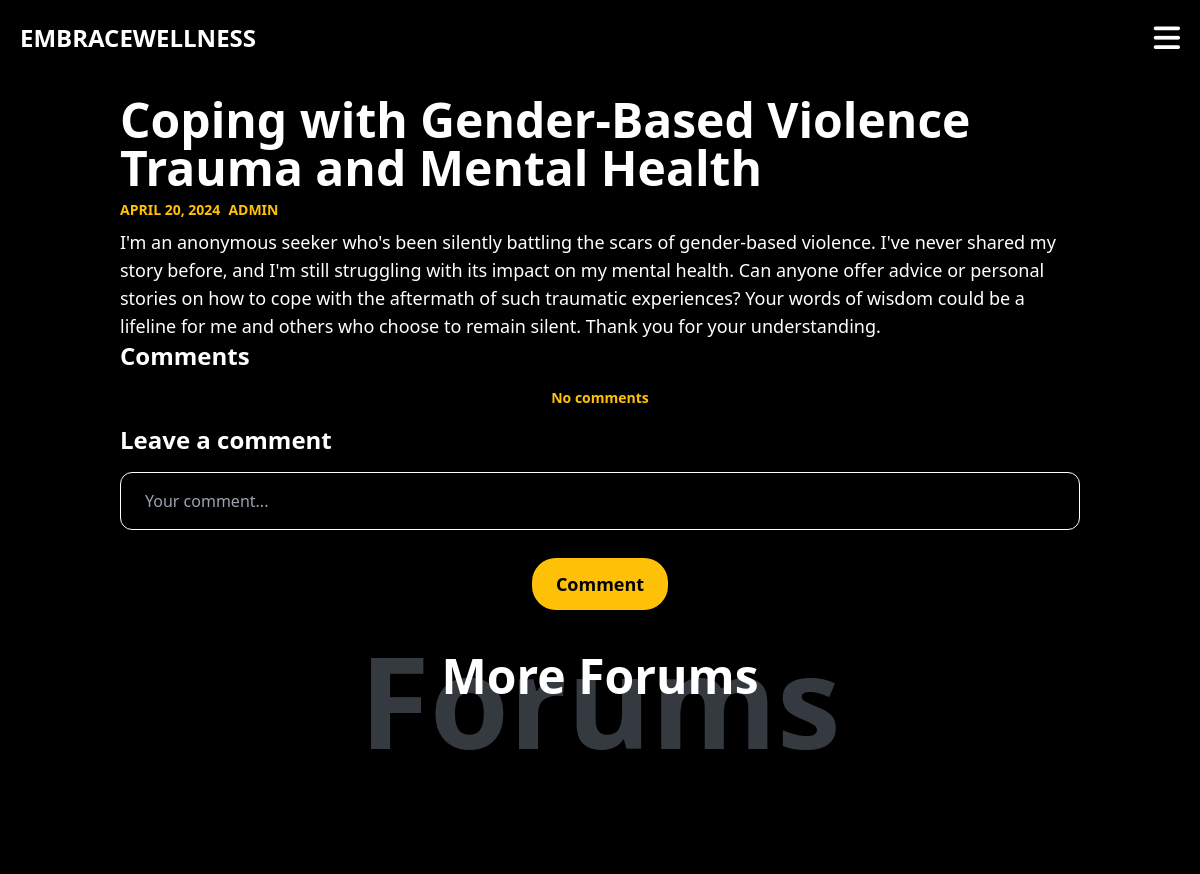
Before: /forum/detail/2/ (upper part) with the older database file.
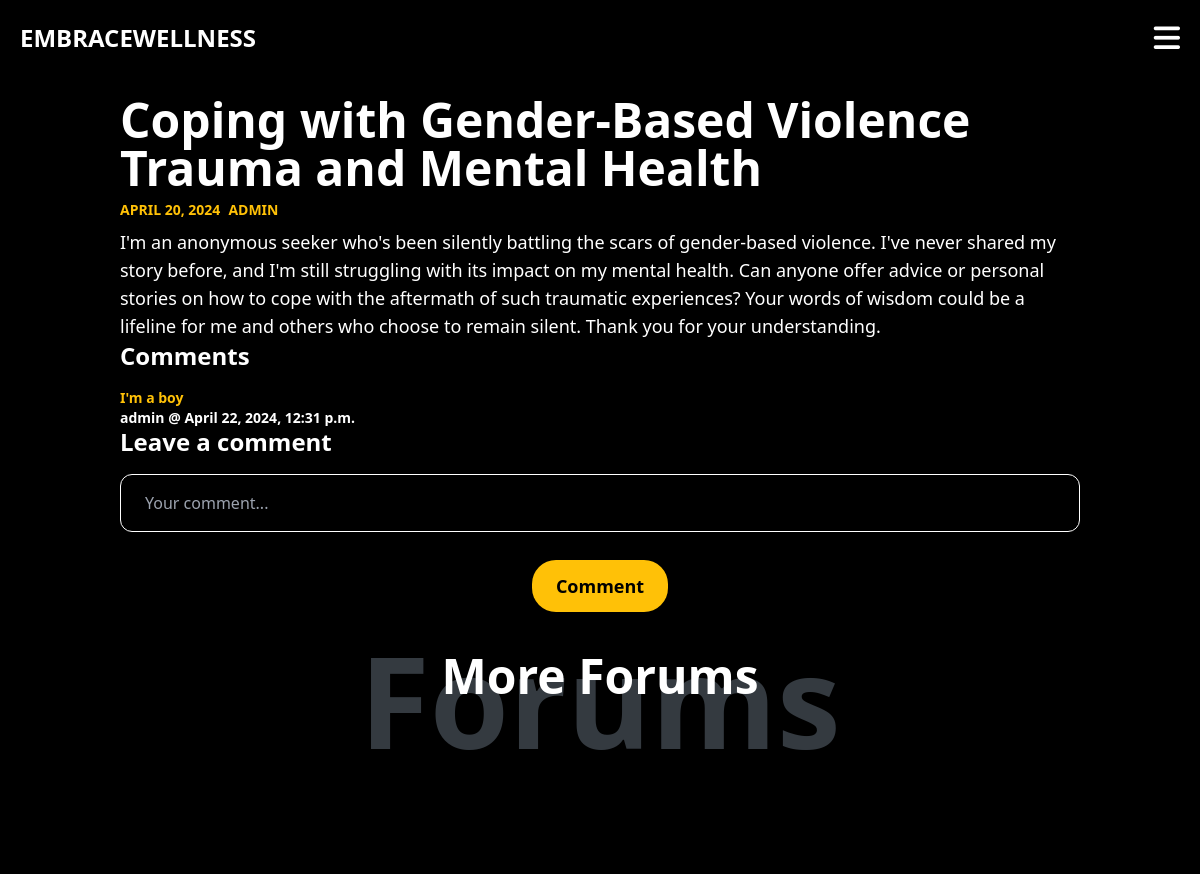
After: the same page with the newer database file.
### forum/models.py (models this page shows, shortened)
class Comment(models.Model):
    forum = models.ForeignKey(Forum, related_name='comments', on_delete=models.CASCADE)
    comment = models.TextField(max_length=500)
    author = models.ForeignKey(User, related_name='comments', on_delete=models.CASCADE)
    created_at = models.DateTimeField(auto_now_add=True, null=True, blank=True)
    modified_at = models.TimeField(auto_now=True, null=True, blank=True)

### forum/views.py (the view)
# urls.py: path('detail/<int:pk>/', views.detail, name='detail')
def detail(request, pk):
    forum = get_object_or_404(models.Forum, pk=pk)
    comments = forum.comments.all()
    form = CommentForm()
    more_forums = models.Forum.objects.all().exclude(pk=pk)[0:3]
    if request.method == "POST":
        form = CommentForm(request.POST)
        if form.is_valid():
            new_comment = form.save(commit=False)
            new_comment.author = request.user
            new_comment.forum = forum
            new_comment.save()
            return redirect(f"/forum/detail/{pk}")
    else:
        form = CommentForm()
    return render(request, 'forum/detail.html', {
        "forum": forum,
        "form": form,
        "comments": comments,
        "more_forums": more_forums
    })

### forum/forms.py
class CommentForm(forms.ModelForm):
    class Meta:
        model = Comment
        fields = ('comment',)
    comment = forms.CharField(widget=forms.TextInput(attrs={
        'placeholder': 'Your comment...',
        'class': "px-6 py-4 my-4 border border-white bg-black text-white rounded-xl w-full "
    }))

### forum/templates/forum/detail.html (shortened to what this page needs)
{% extends 'core/index.html' %}
{% block content %}
<div class="pt-[6rem] flex w-full justify-center flex-col items-center">
    <div class=" w-4/5  flex-col flex justify-center  items-start">
        <h2 class="sm:text-5xl text-4xl font-bold z-[2]">{{ forum.title }}</h2>
        <p class="my-2 text-mustard uppercase font-semibold flex flex-row justify-center items-start space-x-2 text-sm ">
            <span>
                {{ forum.created_at }}
            </span>
            <span>
                {{ forum.created_by }}
            </span>
        </p>
        <p class="text-lg">{{ forum.content }}</p>
    </div>
    <div class="w-4/5 h-[17rem] flex xl:flex-row flex-col">
        <div class="xl:w-1/2 w-full overflow-auto">
            <h2 class="sm:text-2xl text-xl font-bold z-[2] text-white">Comments</h2>
            {% if comments %}
                {% for comment in comments %}
                <div class="text-mustard text-sm my-4 font-semibold flex flex-col justify-center items-start">
                    <p> {{ comment.comment }}</p>
                    <p class="text-white">{{ comment.author }} @ {{ comment.created_at }}</p>
                </div>
                {% endfor %}
            {% else %}
                <div class="text-mustard text-sm my-4 font-semibold flex flex-col justify-center items-center">
                    <p>No comments</p>
                </div>
            {% endif %}
        </div>
        <div class="bg-black xl:w-1/2  w-full text-black flex flex-col items-start">
            <h2 class="sm:text-2xl text-xl font-bold z-[2] text-white">Leave a comment</h2>
            <div class="cols-span-3 w-full flex flex-col justify-center items-start  h-auto text-white rounded-xl">
                <form action="." method="post" class="flex flex-col justify-center items-start w-full">
                    <div class="mb-3 w-full">
                        {{ form.comment }}
                    </div>
                    <button class="self-center text-lg font-semibold  px-6 py-3 bg-black text-black rounded-3xl  bg-mustard   hover:bg-white  hover:text-white capitalize">comment</button>
                </form>
            </div>
        </div>
    </div>
    <div class="flex flex-col justify-center items-center my-10  sm:mx-[15rem]">
        <h2 class="sm:text-5xl text-4xl font-bold z-[2]">More Forums</h2>
        <p class=" sm:text-9xl  text-7xl text-[#343a40]  font-extrabold sm:-mt-[4rem] z-[1]  -mt-[3rem]">Forums</p>
    </div>
    <div class="lg:flex lg:justify-center lg:items-center ">
        <div class="xl:grid-cols-3 lg:mx-auto lg:my-[2rem] lg:grid-cols-2 lg:grid  flex flex-col justify-center items-center  lg:gap-1">
        </div>
    </div>
</div>
{% endblock %}

Changed rows visible on the page:
added Comment: comment "I'm a boy", author "admin", created_at "April 22, 2024, 12:31 p.m."
Other visible differences:
text no longer shown: "No comments"
